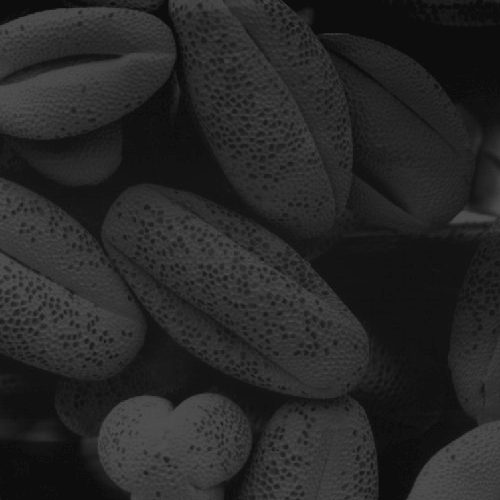
#> input picture images/shells.tif, 500 x 500 px
$ jupyter execute q4.ipynb
#> lines starting #> are read from the running program, lines starting #| are printed output that depends on the picture
[cell 1]
#Question 4 - Histogram Equalization

#intialization and image import
import cv2 as cv
import numpy as np
import matplotlib.pyplot as plt

im = cv.imread('images/shells.tif')
#> im is the input picture: shape (500, 500, 3); min 13, max 83, mean 38.7
assert im is not None

#calculates the original histogram
h = cv.calcHist([im],[0], None, [256], [0,256])
#> h = 256 values, max 17718 at index 13, min 0 at index 0, mean 976.6

#calculations for the equalization
c_hist = np.cumsum(h)
#> c_hist = 256 values from 0 to 250000
pixels = np.sum(h)
#> pixels = 250000
equal = c_hist * (255/pixels)
#> equal = 256 values from 0 to 255
equal = np.clip (equal, 0, 255)
equal_n = equal.astype(np.uint8)
#> equal_n = 256 values from 0 to 254

#creates the final image by using the equalized values as a lookup table
im_final = cv.LUT(im, equal_n)
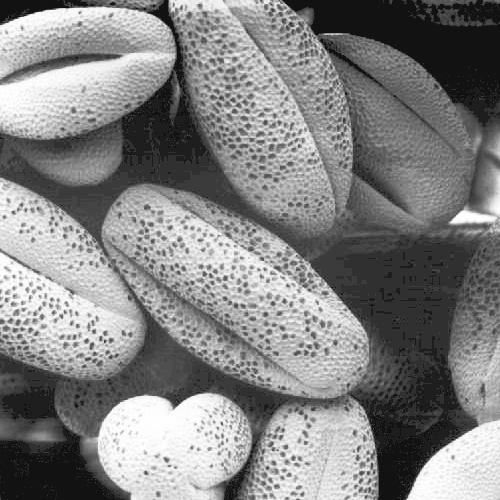
#> im_final: shape (500, 500, 3); min 18, max 254, mean 130.5

#gets the histogram of the final image
h2 = cv.calcHist([im_final],[0], None, [256],[0,256])
#> h2 = 256 values, max 18320 at index 18, min 0 at index 0, mean 976.6

fig, axs = plt.subplots(2, 2, figsize=(15, 10))

# Displays images
axs[0, 0].imshow(im)
axs[0, 0].set_title('Original')
axs[0, 1].imshow(im_final)
axs[0, 1].set_title('Histogram Equalized')

# Plot histograms
axs[1, 0].bar(range(256), h.ravel())
axs[1, 0].set_title('Histogram of Original Image')
axs[1, 1].bar(range(256), h2.ravel())
axs[1, 1].set_title('Histogram of Equalized Image')
plt.tight_layout()
plt.show()
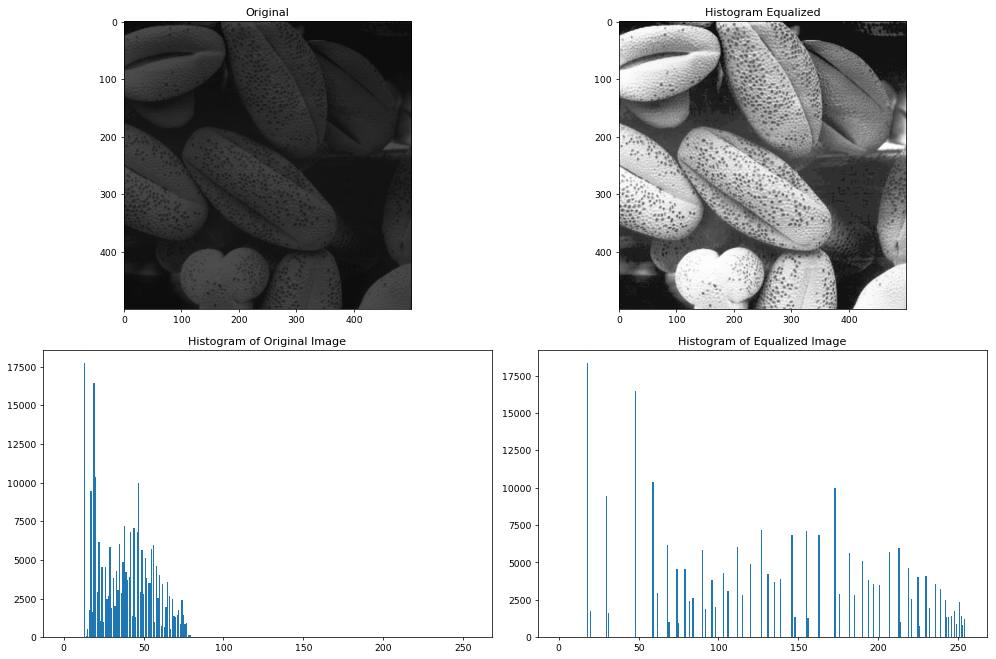
#> figure drawn by matplotlib, 4 panels; panel 3: tallest bar 17718 high, from x = 12.6 to 13.4; panel 4: tallest bar 18320 high, from x = 17.6 to 18.4
